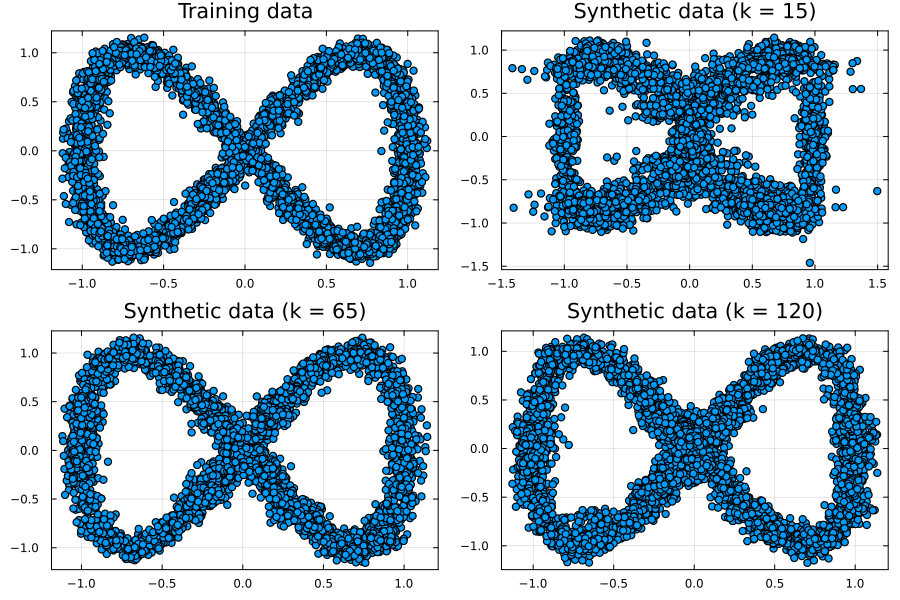

Julia code for this plot:
using GenerativeModelProtocols
using Flux, Plots, StatsBase
using LaTeXStrings

function make_data(num_samples)
    t = (2.0*π) .* rand(Float64,num_samples)

    x_noise = 0.05 .* randn(Float64,num_samples)
    y_noise = 0.05 .* randn(Float64,num_samples)

    x = cos.(1.0.*t) .+ x_noise
    y = sin.(2.0.*t) .+ y_noise
    
    return x, y
end

num_samples = 5000
x_train, y_train = make_data(num_samples)
train_data = collect(transpose(hcat(x_train,y_train)))

k = [15, 65, 120]
models = [GenerativeModelProtocols.GaussianMixtureModel(2, ki) for ki in k]
protocols = [
    GenerativeModelProtocol(model, train_data;
        batchsize = 256,
        epochs = 1500,
        optimiser = Adam(; eta = 1.0E-3, beta = (0.95,0.999)),
        device = cpu_device()
    )
    for model in models
]

for i in eachindex(protocols)
    train!(protocols[i])
end

## Compare Synthetic Data
synthetic_data_1 = protocols[1](num_samples)
synthetic_data_2 = protocols[2](num_samples)
synthetic_data_3 = protocols[3](num_samples)

p1 = scatter(x_train, y_train, title="Training data", label=false,frame=:box)
p2 = scatter(synthetic_data_1[1,:], synthetic_data_1[2,:], title="Synthetic data (k = $(k[1]))", label=false,frame=:box)
p3 = scatter(synthetic_data_2[1,:], synthetic_data_2[2,:], title="Synthetic data (k = $(k[2]))", label=false,frame=:box)
p4 = scatter(synthetic_data_3[1,:], synthetic_data_3[2,:], title="Synthetic data (k = $(k[3]))", label=false,frame=:box)
p = plot(p1,p2,p3,p4; layout=(2,2), size=(900, 600))
savefig(p, "intro_example.svg")

## Compare Distributions
function plot_model_density(protocol)
    data = protocol(100000)
    
    fig = histogram2d(data[1,:], data[2,:],
        bins=(200,200),
        show_empty_bins=true,
        title="GMM PDF (k = $(protocol.model.k))\n2D Histogram",
        xlims=(-1.1,1.1),
        ylims=(-1.1,1.1),
        fillcolor=:viridis,
        aspect_ratio=:equal,
        colorbar=true,
        normalize=:pdf
    )
    
    return fig
end

function plot_real_density()
    x_test, y_test = make_data(50000)
    
    fig = histogram2d(x_test, y_test,
        bins=(200,200),
        show_empty_bins=true,
        title="Exact Data PDF\n2D Histogram",
        xlims=(-1.1,1.1),
        ylims=(-1.1,1.1),
        fillcolor=:viridis,
        aspect_ratio=:equal,
        colorbar=true,
        normalize=:pdf
    )
    
    return fig
end

p1 = plot_real_density()
p2 = plot_model_density(protocols[1])
p3 = plot_model_density(protocols[2])
p4 = plot_model_density(protocols[3])
p = plot(p1, p2, p3, p4; layout = (2,2), size = (900, 800))
savefig(p, "intro_example_density_comp.svg")
